Frame 1 (no input): blank canvas, image omitted
Frame 60 (no input): blank canvas, image omitted
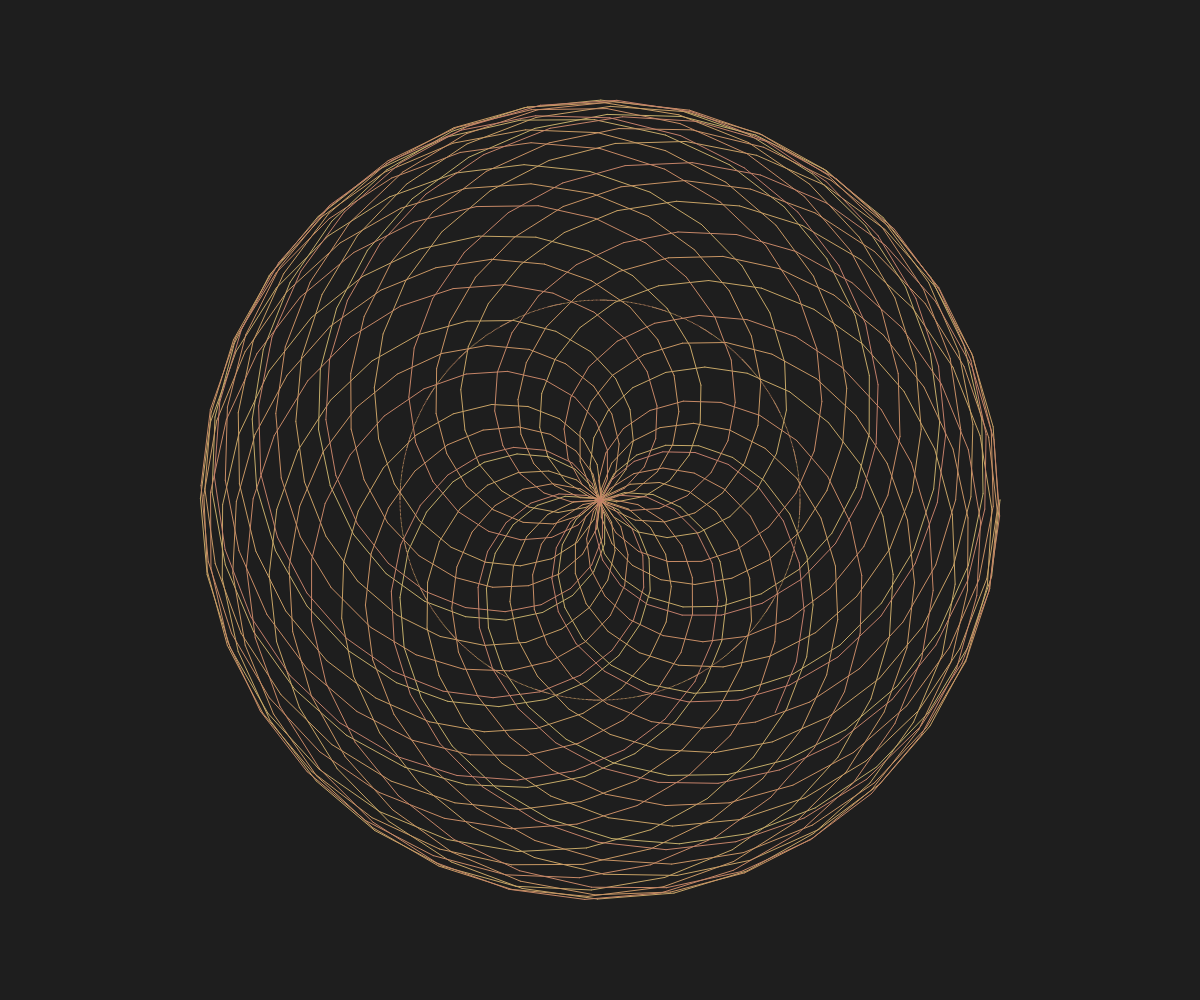
Frame 120 (the mouse pressed at the canvas centre since frame 60)

The p5.js sketch whose frames 1 and 60 were blank and that drew this single picture after the mouse press (run headless with seeded random() and noise() and a simulated clock; from frame 60 on, the mouse is pressed at the canvas centre):

// p5.js sketch
// ── sketch.js
//creating variables for radius of circles
var radius1
var radius2
//creating vars for angles
var angle1=0
var angle2=0
var prevX
var prevY
var angle1diameter
var angle2diameter

//timer for the background


function setup() {
  createCanvas(windowWidth, windowHeight);
  angleMode(DEGREES)  
  background(30)
  radius1=random(200,200)
  radius2=random(200,200)
  angle1diameter= random(0.1,20) 
  angle2diameter= random(0.1,20)
}

function draw() {
  
  if(mouseIsPressed==true){
  //background(30)
  translate(width/2,height/2)
  stroke(255)
 
  
  for(var i=0;i<20;i++){
    var x1= radius1 * cos(angle1)
  var y1= radius2 *sin(angle1)
  
  var x2= x1+ radius2 * cos(angle2)
  var y2= y1 + radius2 *sin(angle2)
  
   //adding colors
    var red=map(sin(frameCount), -1,1,100,200);
    var green=map(cos(frameCount) ,-1,1,100,200);
    var blue=map(sin(frameCount) ,-1,1,200,100);
    
    stroke(red,green,blue)
    point(x1,y1)
    line(prevX,prevY,x2,y2)
    
    prevX= x2
    prevY= y2
  
    angle1 +=  angle1diameter
    angle2 += angle2diameter
    
  }
  }
  
}
